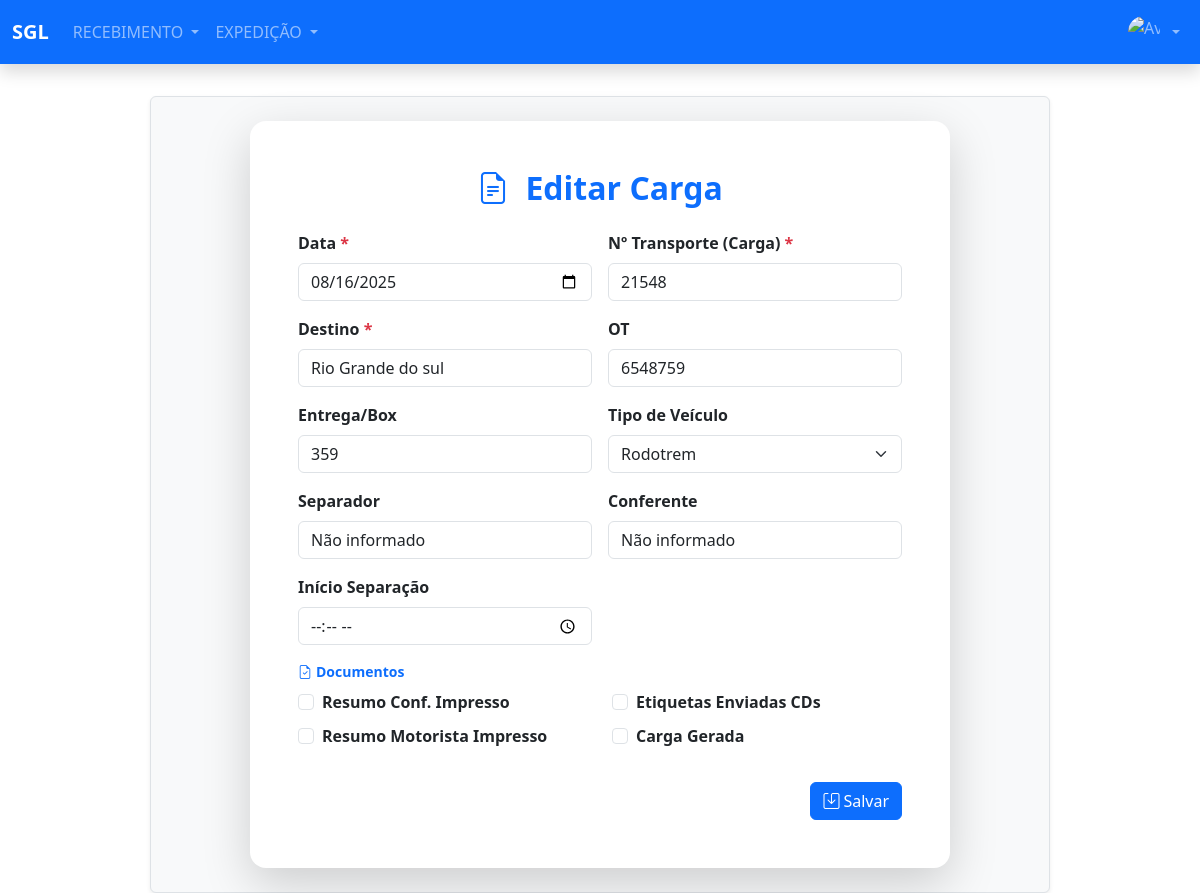
Page /expedicao/carga/17/editar/ (signed in) on the committed database.
### expedicao/models.py (models this page shows, shortened)
class ControleSeparacao(models.Model):
    destino = models.CharField(max_length=150, default="Destino desconhecido")
    data = models.DateField(verbose_name="Data da Carga")
    numero_transporte = models.CharField("Número da Carga", max_length=10)
    ot = models.CharField("Ordem de Transporte", max_length=10)
    entrega_box = models.CharField(max_length=3, blank=True, null=True, default="Não informado")
    TIPO_VEICULO_CHOICES = [
        ("3/4", "3/4"),
        ("toco", "Toco"),
        ("carreta", "Carreta"),
        ("truck", "Truck"),
        ("rodotrem", "Rodotrem"),
        ("container", "Container"),
        ("utilitario", "Utilitário"),
    ]
    tipo_veiculo = models.CharField(max_length=20, choices=TIPO_VEICULO_CHOICES, blank=True, default="Não informado")
    outros_separadores = models.CharField(max_length=255, blank=True, default="Não informado")
    conferente = models.CharField(max_length=100, blank=True, default="Não informado")
    inicio_separacao = models.TimeField(blank=True, null=True)
    resumo_conf = models.BooleanField(default=False)
    resumo_motorista = models.BooleanField(default=False)
    etiquetas_cds = models.BooleanField(default=False)
    carga_gerada = models.BooleanField(default=False)
    atribuida = models.BooleanField(default=False)
    finalizado = models.BooleanField(default=False)
    STATUS_CHOICES = [
        ("Pendente", "Pendente"),
        ("Andamento", "Em Andamento"),
        ("Concluido", "Concluído"),
    ]
    status = models.CharField(max_length=20, choices=STATUS_CHOICES, default="Pendente")

### expedicao/views.py (the view, shortened to what this page needs)
# urls.py: path("carga/<int:pk>/editar/", CargaUpdateView.as_view(), name="editar_carga"),
class CargaUpdateView(UpdateView):
    model = ControleSeparacao
    template_name = "expedicao/controle-separacao.html"
    fields = [
        'data', 'destino', 'numero_transporte', 'ot', 'entrega_box', 'tipo_veiculo',
        'outros_separadores', 'conferente', 'inicio_separacao',
        'resumo_conf', 'resumo_motorista', 'etiquetas_cds', 'carga_gerada',
        'atribuida', 'finalizado'
    ]
    success_url = reverse_lazy('expedicao:cargas_list')
    def get_context_data(self, **kwargs):
        context = super().get_context_data(**kwargs)
        context['tipos_veiculo'] = TIPOS_VEICULO
        return context

### templates/expedicao/controle-separacao.html (shortened to what this page needs)
{% extends 'receipt/index.html' %}
{% load widget_tweaks %}
{% block content %}
<div class="container mt-3 d-flex justify-content-center">
    <div class="w-100" style="max-width: 900px; min-width: 600px;">
        <form method="post" class="border rounded shadow-sm p-4 bg-light" novalidate>
            <div class="card shadow-lg border-0 rounded-4 mx-auto" style="max-width: 700px;">
                <div class="card-body p-5">
                    <h2 class="text-center fw-bold mb-4 text-primary">
                        <i class="bi bi-file-earmark-text me-2"></i>
                        {% if form.instance.pk %}Editar Carga{% else %}Lançar Carga{% endif %}
                    </h2>
                    <div class="row g-3">
                        <div class="col-12 col-md-6">
                            <label for="id_data" class="form-label fw-semibold">Data <span class="text-danger">*</span></label>
                            <input type="date" name="data" id="id_data" class="form-control"
                                   {% if form.instance.pk %}value="{{ form.instance.data|date:'Y-m-d' }}"{% endif %} required>
                        </div>
                        <div class="col-12 col-md-6">
                            <label for="id_numero_transporte" class="form-label fw-semibold">Nº Transporte (Carga) <span class="text-danger">*</span></label>
                            <input type="text" name="numero_transporte" id="id_numero_transporte" class="form-control"
                                   {% if form.instance.pk %}value="{{ form.instance.numero_transporte }}"{% endif %}
                                   placeholder="Digite o número da carga" required>
                        </div>
                        <div class="col-12 col-md-6">
                            <label for="id_destino" class="form-label fw-semibold">Destino <span class="text-danger">*</span></label>
                            <input type="text" name="destino" id="id_destino" class="form-control"
                                   {% if form.instance.pk %}value="{{ form.instance.destino }}"{% endif %}
                                   placeholder="Digite o destino" required>
                        </div>
                        <div class="col-12 col-md-6">
                            <label for="id_ot" class="form-label fw-semibold">OT</label>
                            <input type="text" name="ot" id="id_ot" class="form-control"
                                   {% if form.instance.pk %}value="{{ form.instance.ot }}"{% endif %}
                                   placeholder="Ordem de Transporte">
                        </div>
                        <div class="col-12 col-md-6">
                            <label for="id_entrega_box" class="form-label fw-semibold">Entrega/Box</label>
                            <input type="text" name="entrega_box" id="id_entrega_box" class="form-control"
                                   {% if form.instance.pk %}value="{{ form.instance.entrega_box }}"{% endif %}
                                   placeholder="Local de entrega ou box">
                        </div>
                        <div class="col-12 col-md-6">
                            <label for="tipo_veiculo" class="form-label fw-semibold">Tipo de Veículo</label>
                            <select name="tipo_veiculo" id="tipo_veiculo" class="form-select" required>
                                {% for tipo in tipos_veiculo %}
                                    <option value="{{ tipo }}"
                                        {% if form.instance.tipo_veiculo|default_if_none:""|lower == tipo|lower %}selected{% endif %}>
                                        {{ tipo|capfirst }}
                                    </option>
                                {% endfor %}
                            </select>
                        </div>
                        <div class="col-12 col-md-6">
                            <label for="id_outros_separadores" class="form-label fw-semibold">Separador</label>
                            <input type="text" name="outros_separadores" id="id_outros_separadores" class="form-control"
                                   {% if form.instance.pk %}value="{{ form.instance.outros_separadores }}"{% endif %}
                                   placeholder="Nome do separador">
                        </div>
                        <div class="col-12 col-md-6">
                            <label for="id_conferente" class="form-label fw-semibold">Conferente</label>
                            <input type="text" name="conferente" id="id_conferente" class="form-control"
                                   {% if form.instance.pk %}value="{{ form.instance.conferente }}"{% endif %}
                                   placeholder="Nome do conferente">
                        </div>
                        <div class="col-12 col-md-6">
                            <label for="id_inicio_separacao" class="form-label fw-semibold">Início Separação</label>
                            <input type="time" name="inicio_separacao" id="id_inicio_separacao" class="form-control"
                                   {% if form.instance.pk %}value="{{ form.instance.inicio_separacao|time:'H:i' }}"{% endif %}>
                        </div>
                        <div class="col-12">
                            <fieldset class="mb-3">
                                <legend class="fw-semibold text-primary small">
                                    <i class="bi bi-file-earmark-check me-1"></i>Documentos
                                </legend>
                                <div class="row">
                                    <div class="col-6 d-flex flex-column gap-2">
                                        <div class="form-check">
                                            <input class="form-check-input" type="checkbox" name="resumo_conf" id="resumo_conf" value="1"
                                                   {% if form.instance.resumo_conf %}checked{% endif %}>
                                            <label class="form-check-label fw-semibold" for="resumo_conf">Resumo Conf. Impresso</label>
                                        </div>
                                        <div class="form-check">
                                            <input class="form-check-input" type="checkbox" name="resumo_motorista" id="resumo_motorista" value="1"
                                                   {% if form.instance.resumo_motorista %}checked{% endif %}>
                                            <label class="form-check-label fw-semibold" for="resumo_motorista">Resumo Motorista Impresso</label>
                                        </div>
                                    </div>
                                    <div class="col-6 d-flex flex-column gap-2">
                                        <div class="form-check">
                                            <input class="form-check-input" type="checkbox" name="etiquetas_cds" id="etiquetas_cds" value="1"
                                                   {% if form.instance.etiquetas_cds %}checked{% endif %}>
                                            <label class="form-check-label fw-semibold" for="etiquetas_cds">Etiquetas Enviadas CDs</label>
                                        </div>
                                        <div class="form-check">
                                            <input class="form-check-input" type="checkbox" name="carga_gerada" id="carga_gerada" value="1"
                                                   {% if form.instance.carga_gerada %}checked{% endif %}>
                                            <label class="form-check-label fw-semibold" for="carga_gerada">Carga Gerada</label>
                                        </div>
                                    </div>
                                </div>
                            </fieldset>
                        </div>
                    </div>
                    <div class="text-end mt-3">
                        <button type="submit" class="btn btn-primary">
                            <i class="bi bi-save me-1"></i>Salvar
                        </button>
                    </div>
                </div>
            </div>
        </form>
    </div>
</div>
{% endblock %}

### rows in the picture
ControleSeparacao: data "08/16/2025", numero_transporte "21548", destino "Rio Grande do sul", ot "6548759", entrega_box "359", tipo_veiculo "Rodotrem", outros_separadores "Não informado", conferente "Não informado"
